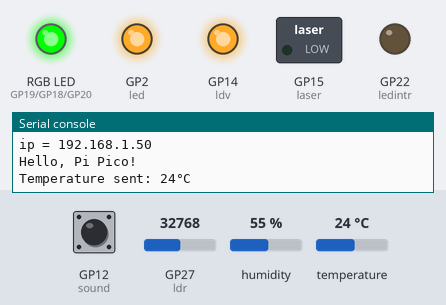
A program run on a simulated Raspberry Pi Pico running MicroPython. Shown: switched loads named in the program (green lamp = pin HIGH), an RGB LED mixed from three pins (HIGH = lit), output pins drawn as LEDs (lit = HIGH), the last lines printed to the serial console. Dashed ring = blinking. The test bench sets the inputs (shaded band); at power-on: GP27 (ldr) = 32768, temperature 24 °C, GP12 (sound) LOW, humidity 55 % (analog values on the 0–65535 scale). Dim RGB values are drawn brighter than linear; WiFi joins after 1.5 s; the clock reads 2024-03-15 10:24:30 at power-on unless the program sets it; web requests get an empty 200 reply after 0.4 s; library files of the repository ran but are not shown: max7219.py.

Above: at 3.2 s.
3.3 s: GP27 (ldr) set to 688
At 15.6 s:
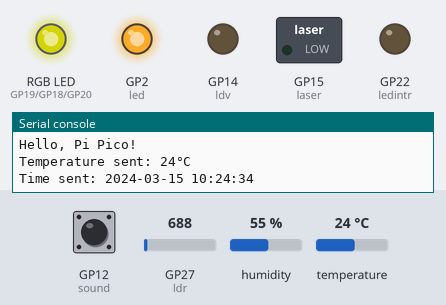
17.0 s: GP27 (ldr) set to 592
At 20.84 s:
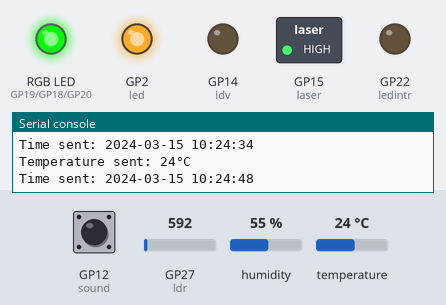
24.5 s: temperature set to 22 °C
33.9 s: temperature set to 19 °C
38.3 s: GP27 (ldr) set to 7864
At 43.2 s:
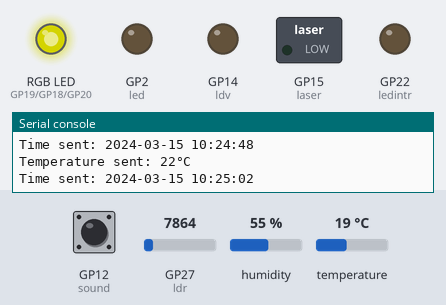
43.9 s: GP12 (sound) pulled HIGH for 1.75 s
At 47.1 s:
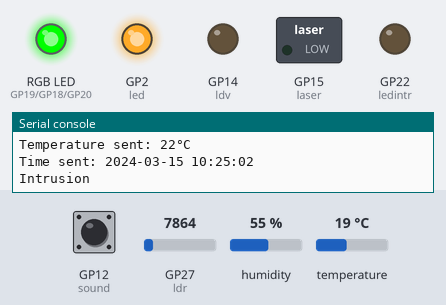
Timing chart, 0 to 48.4 s (numbered marks = the images above; inputs shaded):
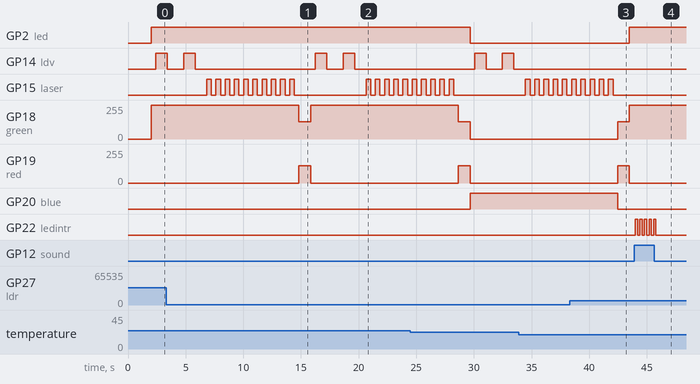

The program:

main.py
```python
from machine import Pin, ADC
from utime import sleep
from picozero import RGBLED
import network
import urequests as requests
import time
import dht
import max7219
import uasyncio as asyncio

# Wifi cred
ssid = 'picolepetit'
password = 'PICOnotnow'
wlan = network.WLAN(network.STA_IF)

def connectme():
    global ssid, password, wlan
    wlan.active(True)
    wlan.config(pm=0xa11140)  # désactive le mode power-save
    wlan.connect(ssid, password)

    # Attente connexion ou erreur de connexion
    max_wait = 10
    while max_wait > 0:
        if wlan.status() < 0 or wlan.status() >= 3:
            break
        max_wait -= 1
        print('Attente connexion...')
        sleep(1)

    # Gestion erreur de connexion
    if wlan.status() != 3:
        print('Network not active')
    else:
        print('Connexion reussie')
        status = wlan.ifconfig()
        print('ip = ' + status[0])

connectme()

print("Hello, Pi Pico!")


# Les def de pin
led = Pin(2, Pin.OUT)
rgb = RGBLED(blue=20, red=19, green=18)
ldr = ADC(27)
#Capteur temp + humidité
capteur = dht.DHT11(Pin(5))
ldv = Pin(14, Pin.OUT)  # Ajouter la LED verte
#laser
laser = Pin(15, Pin.OUT)
sound = Pin(12, Pin.IN, Pin.PULL_DOWN)  # Port internal pull-down
ledintr = Pin(22,Pin.OUT)
def blink_led(pin, times=1, delay=1):
    """Fait clignoter la LED spécifiée."""
    for _ in range(times):
        pin.on()
        sleep(delay)
        pin.off()
        sleep(delay)


#la fonction fonctionnera en même temps que le main (attention selon le hz du pico il peut galerer un peu)
async def detecterbruit():
    """
    Permet de fonctionner de manière asyncrhrone
    """
    while True:

        if sound.value() == 1:
            print('Intrusion')
            blink_led(ledintr,5,0.2)
        await asyncio.sleep(0.1)  # Vérifier le bruit toutes les 0.1s

async def main_loop():
    while True:
        resultdata = ldr.read_u16()
        capteur.measure()

        # led en fonction du resultat du capt lumi
        if resultdata < 650:
            led.off()
            rgb.color = (0, 0, 255)
        else:
            rgb.color = (0, 255, 0)
            led.on()

        if capteur.temperature() > 20:
            if wlan.status() == 3:
                #https://docs.python.org/3/library/asyncio-task.html
                await sendtemp(capteur.temperature())
                await sendtime()
                blink_led(laser, 10, 0.4)
            rgb.color = (128, 128, 0)

        await asyncio.sleep(1)  # Attendre 1 seconde avant la prochaine itération

#pourquoi en async ??
#la fonction va prendre du temps sauf que je ne veux pas que ça bloque la detection du bruit donc on le met en ascynhrone
# (idem pour sendtime)
async def sendtemp(temp):
    try:
        # Construire l'URL pour envoyer la température
        url = f"https://interaction.snipeur060.fr/settemp?temp={temp}"
        data = requests.get(url)
        data.close()
        print(f"Temperature sent: {temp}°C")
        blink_led(ldv)  # Faire clignoter la LED verte
    except Exception as e:
        print(f"Connect impossible (status = {wlan.status()}), error: {e}")

async def sendtime():
    try:
        # Obtenir l'heure actuelle
        current_time = time.localtime()
        formatted_time = "{:04d}-{:02d}-{:02d} {:02d}:{:02d}:{:02d}".format(
            current_time[0], current_time[1], current_time[2],
            current_time[3], current_time[4], current_time[5]
        )  # format qui est analysé par l'api php

        # Construire l'URL pour envoyer l'heure
        url = f"https://interaction.snipeur060.fr/settime?time={formatted_time}"
        data = requests.get(url)
        data.close()
        print(f"Time sent: {formatted_time}")
        blink_led(ldv)  # Faire clignoter la LED verte
    except Exception as e:
        print(f"Connect impossible (status = {wlan.status()}), error: {e}")

# Exécution asynchrone des tâches
async def main():
    asyncio.create_task(detecterbruit())  # Créer une tâche pour la détection du bruit
    await main_loop()  # Exécuter la boucle principale

# Lancer la boucle principale
asyncio.run(main())
```

Measured:
- the behaviour switches between 656 and 640 on GP27 (ldr) (found by bisection; images 1 and 2)
- after the input at 38.3 s, GP2 (led): LOW → HIGH after 5.2 s; GP20 (blue): goes on until 42.5 s, then stays LOW
- after the input at 43.9 s, GP22 (ledintr): alternates HIGH for 0.20 s and LOW for 0.20 s, 10 changes in all, then stays LOW, starting after 0.10 s
